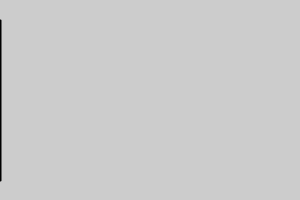
Frame 1 (no input)
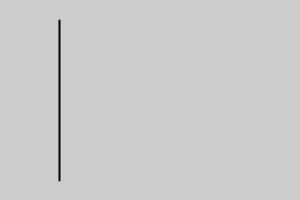
Frame 60 (the mouse pressed at the canvas centre just before this capture)
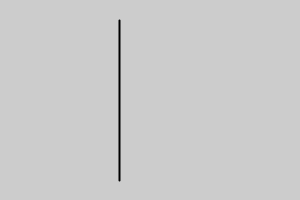
Frame 120 (the mouse held since frame 60 and released just before this capture)

The Processing sketch that drew these frames (run headless with seeded random() and noise(); from frame 60 on, the mouse is pressed at the canvas centre):

// Processing sketch: animLine300w
// ── animLine300w.pde
//"line" animation with setup()

void setup() 
{
  frameRate(15);
  size(300,200);
  strokeWeight(2);//Bold lines!
}

int pos = 0;

void draw() 
{
  background(204);
  line(pos, 20, pos, 180);
  pos++;
}
